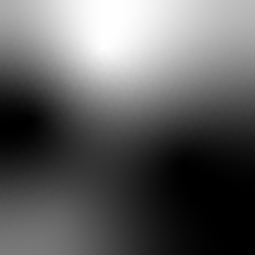
#> input picture TestPics/Freeform-Gradient-Test(bw4).png, 255 x 255 px
$ python Gradient-Visualizer.py
#> lines starting #> are read from the running program, lines starting #| are printed output that depends on the picture
from mpl_toolkits import mplot3d

import numpy as np
import matplotlib.pyplot as plt

fig1 = plt.figure(1)
ax = plt.axes(projection='3d')

from PIL import Image

im = Image.open('TestPics/Freeform-Gradient-Test(bw4).png', 'r')
#> im is the input picture: PIL image 255x255 RGBA; mean R, G, B, A 96, 96, 96, 255
width, height = im.size
#> width = 255; height = 255
pixel_values = list(im.getdata())
#> pixel_values = 65025 items
pixel_values_reshape = np.array(pixel_values).flatten('C')

print(pixel_values_reshape[slice(0, len(pixel_values_reshape), 4)])
#> (printed output is left out)

# Data for three-dimensional scattered points
zdata = pixel_values_reshape[slice(0, len(pixel_values_reshape), 4)]
xdata = np.array(list(range(255)) * 255)
ydata = np.array(list([i] * 255 for i in range(255))).flatten('C')
# ax.scatter3D(xdata, ydata, zdata, c=zdata, cmap='Greys_r');
x = xdata[slice(0, len(xdata), 80)]
y = ydata[slice(0, len(ydata), 80)]
z = zdata[slice(0, len(zdata), 80)]
#> z = 813 values, max 255 at index 11, min 0 at index 386, mean 96.09
ax.plot_trisurf(x, y, z,
                cmap='Greys_r', edgecolor='none');
ax.set_facecolor('xkcd:salmon')

plt.show()
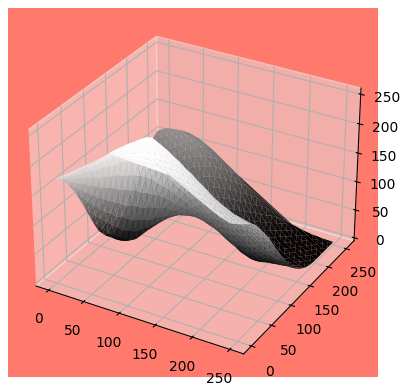
#> figure drawn by matplotlib, 1 panel

$ run again, with TestPics/Freeform-Gradient-Test(bw2).png copied over TestPics/Freeform-Gradient-Test(bw4).png
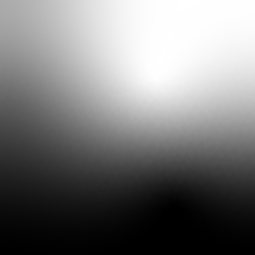
#> input picture TestPics/Freeform-Gradient-Test(bw2).png, 255 x 255 px
#> im is the input picture: PIL image 255x255 RGBA; mean R, G, B, A 121.1, 121.1, 121.1, 255
#> pixel_values = 65025 items
#> (printed output is left out)
#> z = 813 values, max 255 at index 12, min 0 at index 662, mean 120.8
#> `plt.show()`:
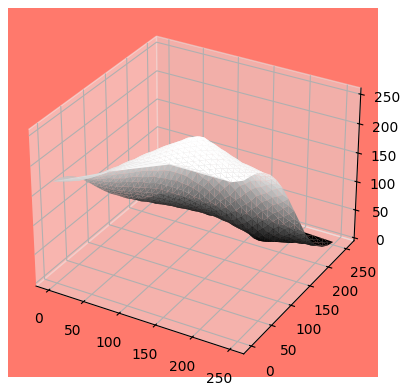
#> figure drawn by matplotlib, 1 panel

$ run again, with TestPics/Freeform-Gradient-Test(bw3).png copied over TestPics/Freeform-Gradient-Test(bw4).png
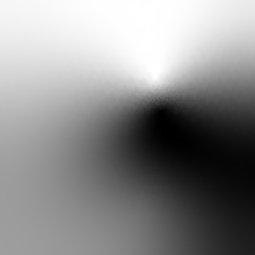
#> input picture TestPics/Freeform-Gradient-Test(bw3).png, 255 x 255 px
#> im is the input picture: PIL image 255x255 RGBA; mean R, G, B, A 140.3, 140.3, 140.3, 255
#> pixel_values = 65025 items
#> (printed output is left out)
#> z = 813 values, max 255 at index 21, min 0 at index 375, mean 141.1
#> `plt.show()`:
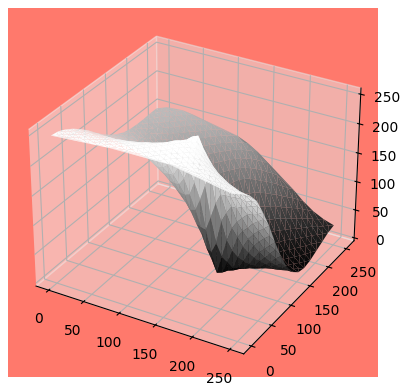
#> figure drawn by matplotlib, 1 panel

$ run again, with TestPics/Freeform-Gradient-Test(bw).png copied over TestPics/Freeform-Gradient-Test(bw4).png
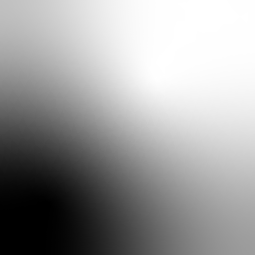
#> input picture TestPics/Freeform-Gradient-Test(bw).png, 255 x 255 px
#> im is the input picture: PIL image 255x255 RGBA; mean R, G, B, A 157.2, 157.2, 157.2, 255
#> pixel_values = 65025 items
#> (printed output is left out)
#> z = 813 values, max 255 at index 6, min 0 at index 654, mean 156.3
#> `plt.show()`:
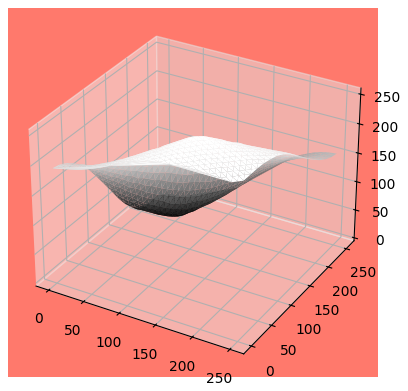
#> figure drawn by matplotlib, 1 panel
